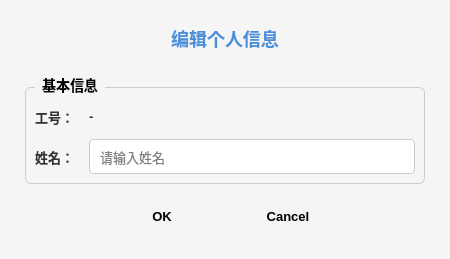
<?xml version="1.0" encoding="UTF-8"?>
<ui version="4.0">
 <class>TeacherProfileDialog</class>
 <widget class="QDialog" name="TeacherProfileDialog">
  <property name="geometry">
   <rect>
    <x>0</x>
    <y>0</y>
    <width>450</width>
    <height>250</height>
   </rect>
  </property>
  <property name="windowTitle">
   <string>编辑个人信息</string>
  </property>
  <property name="styleSheet">
   <string notr="true">QDialog {
    background-color: #f5f5f5;
}
QLabel {
    font-size: 13px;
    color: #333333;
    font-weight: bold;
}
QLineEdit {
    padding: 8px;
    border: 1px solid #cccccc;
    border-radius: 4px;
    background-color: white;
    font-size: 13px;
}
QLineEdit:focus {
    border: 2px solid #4a90d9;
}
QGroupBox {
    font-size: 14px;
    font-weight: bold;
    border: 1px solid #cccccc;
    border-radius: 6px;
    margin-top: 10px;
    padding-top: 10px;
}
QGroupBox::title {
    subcontrol-origin: margin;
    left: 10px;
    padding: 0 5px;
}
QPushButton {
    padding: 10px 20px;
    border: none;
    border-radius: 4px;
    font-size: 13px;
    font-weight: bold;
    min-width: 80px;
}
QPushButton[text="确定"], QPushButton[text="OK"] {
    background-color: #4a90d9;
    color: white;
}
QPushButton[text="确定"]:hover, QPushButton[text="OK"]:hover {
    background-color: #3a7bc8;
}
QPushButton[text="取消"], QPushButton[text="Cancel"] {
    background-color: #e0e0e0;
    color: #333333;
}
QPushButton[text="取消"]:hover, QPushButton[text="Cancel"]:hover {
    background-color: #d0d0d0;
}</string>
  </property>
  <layout class="QVBoxLayout" name="verticalLayout">
   <property name="spacing">
    <number>15</number>
   </property>
   <property name="leftMargin">
    <number>25</number>
   </property>
   <property name="topMargin">
    <number>25</number>
   </property>
   <property name="rightMargin">
    <number>25</number>
   </property>
   <property name="bottomMargin">
    <number>25</number>
   </property>
   <item>
    <widget class="QLabel" name="titleLabel">
     <property name="styleSheet">
      <string notr="true">font-size: 18px; font-weight: bold; color: #4a90d9; margin-bottom: 10px;</string>
     </property>
     <property name="text">
      <string>编辑个人信息</string>
     </property>
     <property name="alignment">
      <set>Qt::AlignCenter</set>
     </property>
    </widget>
   </item>
   <item>
    <widget class="QGroupBox" name="groupBox">
     <property name="title">
      <string>基本信息</string>
     </property>
     <property name="font">
      <font>
       <pointsize>11</pointsize>
      </font>
     </property>
     <layout class="QFormLayout" name="formLayout">
      <property name="horizontalSpacing">
       <number>15</number>
      </property>
      <property name="verticalSpacing">
       <number>12</number>
      </property>
      <property name="labelAlignment">
       <set>Qt::AlignRight|Qt::AlignVCenter</set>
      </property>
      <item row="0" column="0">
       <widget class="QLabel" name="label_teacherNo">
        <property name="font">
         <font>
          <pointsize>11</pointsize>
         </font>
        </property>
        <property name="text">
         <string>工号：</string>
        </property>
       </widget>
      </item>
      <item row="0" column="1">
       <widget class="QLabel" name="teacherNoLabel">
        <property name="font">
         <font>
          <pointsize>11</pointsize>
         </font>
        </property>
        <property name="text">
         <string>-</string>
        </property>
        <property name="textInteractionFlags">
         <set>Qt::TextSelectableByMouse</set>
        </property>
       </widget>
      </item>
      <item row="1" column="0">
       <widget class="QLabel" name="label_name">
        <property name="font">
         <font>
          <pointsize>11</pointsize>
         </font>
        </property>
        <property name="text">
         <string>姓名：</string>
        </property>
       </widget>
      </item>
      <item row="1" column="1">
       <widget class="QLineEdit" name="nameEdit">
        <property name="font">
         <font>
          <pointsize>11</pointsize>
         </font>
        </property>
        <property name="minimumSize">
         <size>
          <width>250</width>
          <height>35</height>
         </size>
        </property>
        <property name="placeholderText">
         <string>请输入姓名</string>
        </property>
       </widget>
      </item>
     </layout>
    </widget>
   </item>
   <item>
    <spacer name="verticalSpacer">
     <property name="orientation">
      <enum>Qt::Vertical</enum>
     </property>
     <property name="sizeHint" stdset="0">
      <size>
       <width>20</width>
       <height>10</height>
      </size>
     </property>
    </spacer>
   </item>
   <item>
    <widget class="QDialogButtonBox" name="buttonBox">
     <property name="orientation">
      <enum>Qt::Horizontal</enum>
     </property>
     <property name="standardButtons">
      <set>QDialogButtonBox::Cancel|QDialogButtonBox::Ok</set>
     </property>
     <property name="centerButtons">
      <bool>true</bool>
     </property>
    </widget>
   </item>
  </layout>
 </widget>
 <resources/>
 <connections>
  <connection>
   <sender>buttonBox</sender>
   <signal>accepted()</signal>
   <receiver>TeacherProfileDialog</receiver>
   <slot>accept()</slot>
   <hints>
    <hint type="sourcelabel">
     <x>248</x>
     <y>254</y>
    </hint>
    <hint type="destinationlabel">
     <x>157</x>
     <y>274</y>
    </hint>
   </hints>
  </connection>
  <connection>
   <sender>buttonBox</sender>
   <signal>rejected()</signal>
   <receiver>TeacherProfileDialog</receiver>
   <slot>reject()</slot>
   <hints>
    <hint type="sourcelabel">
     <x>316</x>
     <y>260</y>
    </hint>
    <hint type="destinationlabel">
     <x>286</x>
     <y>274</y>
    </hint>
   </hints>
  </connection>
 </connections>
</ui>
